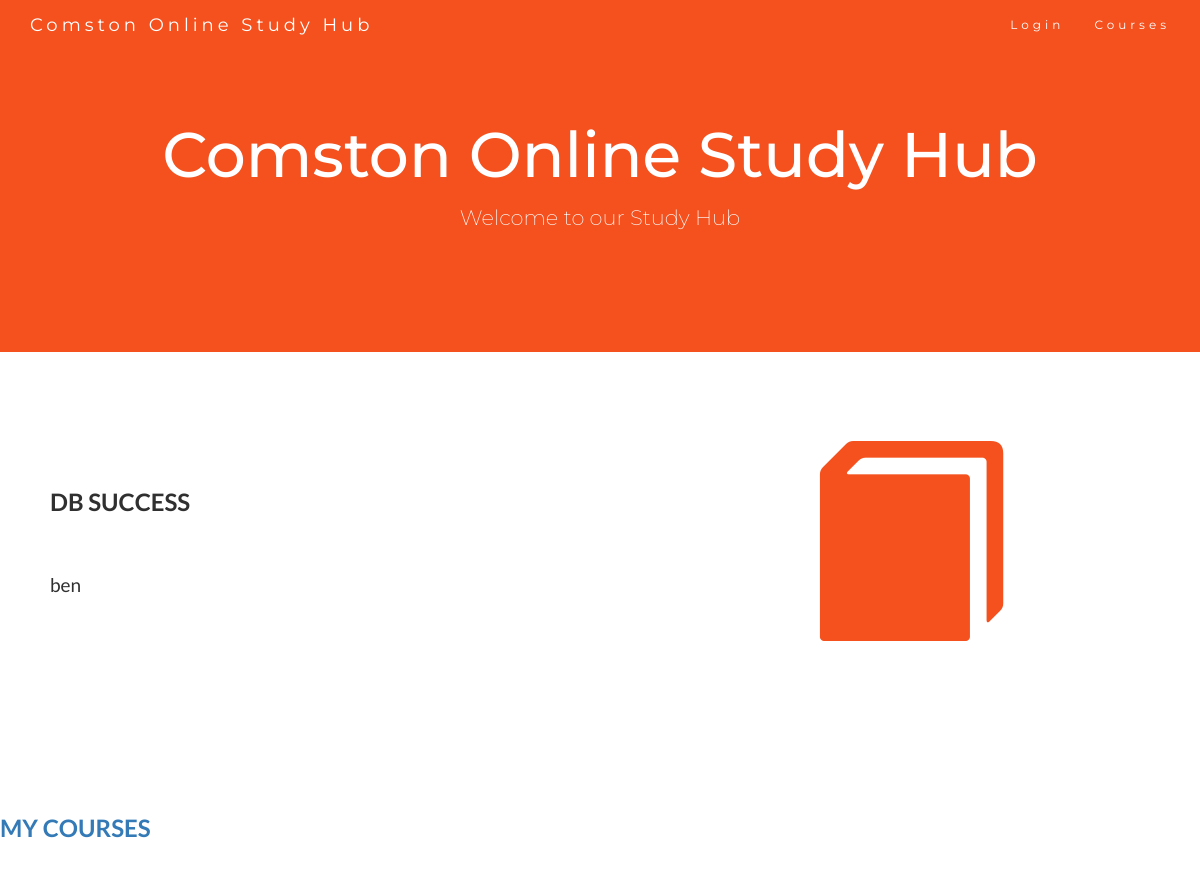
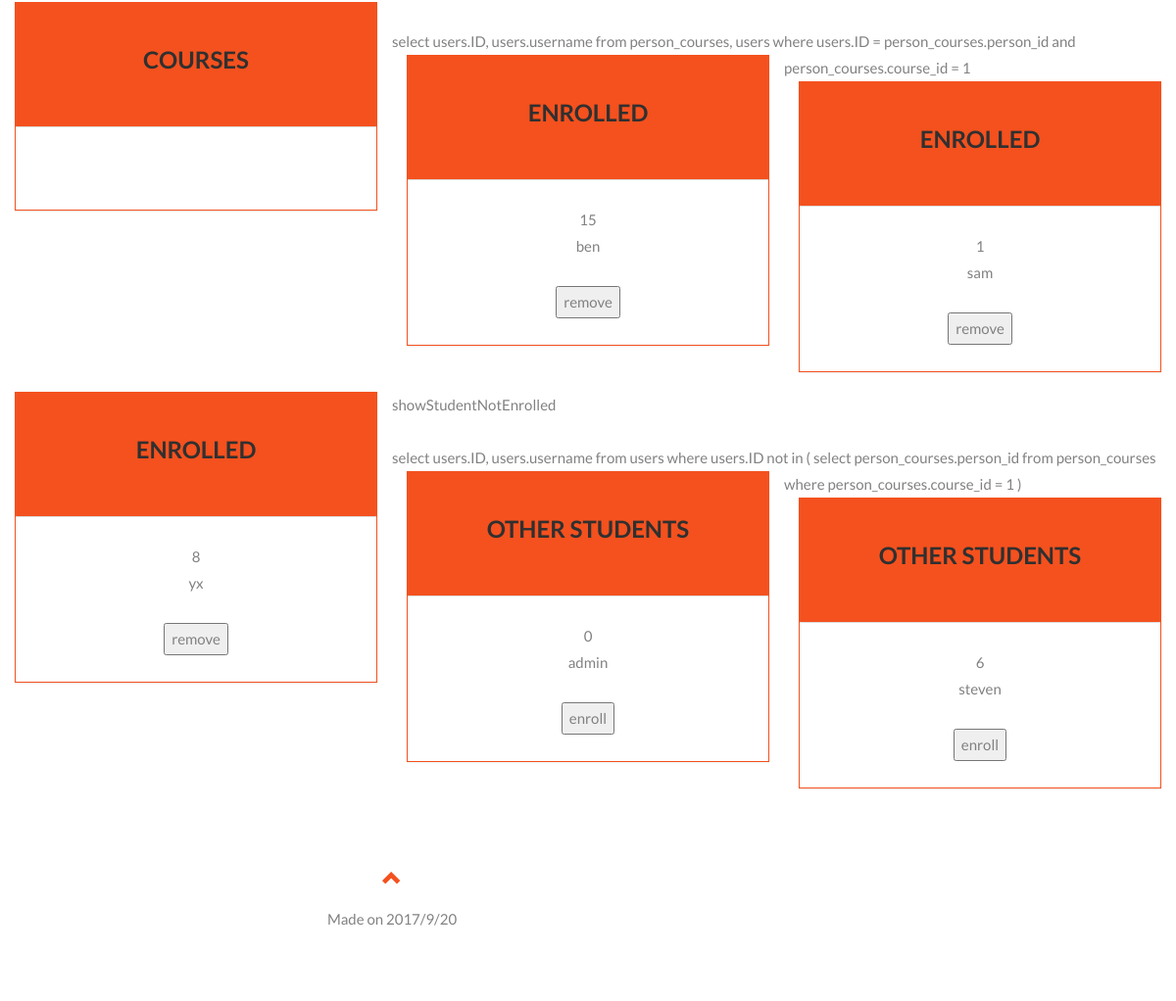
Page /studentList.php (signed in) on the committed database (2 pictures, top to bottom).
### tables this page shows
CREATE TABLE `person_courses` (
  `person_id` int(10) NOT NULL DEFAULT '0',
  `course_id` int(10) NOT NULL DEFAULT '0'
);

CREATE TABLE `users` (
  `username` char(8) NOT NULL,
  `passcode` char(8) NOT NULL,
  `userflag` int(11) DEFAULT NULL,
  `ID` int(11) NOT NULL
);

### studentList.php (the view, shortened to what this page needs)
<!DOCTYPE html>
<html lang="en">
<head>
  <link rel="stylesheet" href="https://maxcdn.bootstrapcdn.com/bootstrap/3.3.7/css/bootstrap.min.css">
 <link rel="stylesheet" type="text/css" href="style.css">
</head>
<body id="myPage" data-spy="scroll" data-target=".navbar" data-offset="60">
<nav class="navbar navbar-default navbar-fixed-top">
  <div class="container">
    <div class="navbar-header">
      <a class="navbar-brand" href="#myPage">Comston Online Study Hub</a>
    </div>
    <div class="collapse navbar-collapse" id="myNavbar">
      <ul class="nav navbar-nav navbar-right">
        <li><a href="login.html">Login</a></li>
		   <li><a href="courseList.php">Courses</a></li>
      </ul>
    </div>
  </div>
</nav>
<div class="jumbotron text-center">
  <h1>Comston Online Study Hub</h1>
  <p>Welcome to our Study Hub</p>
</div>
<div id="Login" class="container-fluid">
  <div class="row">
    <div class="col-sm-8"><br>
<?php
$studentID = $_SESSION['userID'];
$query = @mysql_query("select person_id, course_id from person_courses where person_id = $studentID ")or die("SQL failed");
echo "<h2>db success</br></br>";
echo "<h4>".$_SESSION['username'];
$courseID = 0;
?>
    </div>
    <div class="col-sm-4">
      <span class="glyphicon glyphicon-book logo"></span>
    </div>
  </div>
</div>
<?php
echo "<h2> <a href=\"courseList.php\">My courses</a></h2>";
while($row = mysql_fetch_array($query))
{
	echo "<div class=\"col-sm-4 col-xs-12\"> ";
	echo "<div class=\"panel panel-default text-center\">";
    echo "<div class=\"panel-heading\">";
    echo "<h2>Courses</h2>";
    echo "</div>";
    $courseID = $row['course_id'];
	    echo "<div class=\"panel-body\">";
	echo "</div>";
	echo "</div>";
	echo "</div>";
}
showStudentEnrolled($courseID);
showStudentNotEnrolled($courseID);
function showStudentEnrolled($course_id)
{
	$sql = "select users.ID, users.username from person_courses,  users where
	users.ID = person_courses.person_id
	and
	person_courses.course_id = $course_id";
	echo $sql;
	$query = @mysql_query($sql)or die("SQL failed");
	while($row = mysql_fetch_array($query))
	{
		echo "<div class=\"col-sm-4 col-xs-12\"> ";
	    echo "<div class=\"panel panel-default text-center\">";
        echo "<div class=\"panel-heading\">";
        echo "<h2>enrolled</h2>";
        echo "</div>";
		 $studentID = $row['ID'];
		 $studentName = $row['username'];
		 echo $studentID;
		 echo $studentName;
		 echo "<form method=\"POST\" action=\"studentList.php?dbid=".$studentID."&dcid=".$course_id."\"></br><input type=\"submit\" name=\"Submit\" value=\"remove\" /></form></br>";
		 echo "</div>";
		 echo "</div>";
	}
}
function showStudentNotEnrolled($course_id)
{
	echo "showStudentNotEnrolled";
	$sql = "select users.ID, users.username from users where
	users.ID not in
	(
	    select person_courses.person_id from person_courses
		where person_courses.course_id = $course_id
	)
	";
	echo $sql;
	$query = @mysql_query($sql)or die("SQL failed");
	while($row = mysql_fetch_array($query))
	{
		echo "<div class=\"col-sm-4 col-xs-12\"> ";
	    echo "<div class=\"panel panel-default text-center\">";
        echo "<div class=\"panel-heading\">";
        echo "<h2>Other Students</h2>";
        echo "</div>";
		 $studentID = $row['ID'];
		 $studentName = $row['username'];
		 echo $studentID;
		 echo $studentName;
		 echo "<form method=\"POST\" action=\"studentList.php?rbid=".$studentID."&rcid=".$course_id."\"></br><input type=\"submit\" name=\"Submit\" value=\"enroll\" /></form></br>";
		 echo "</div>";
		 echo "</div>";
	}
}
?>
 </body>
 <footer class="container-fluid text-center col-sm-8">
  <a href="#myPage" title="To Top">
    <span class="glyphicon glyphicon-chevron-up"></span>
  </a>
  <p>Made on 2017/9/20</p>
</footer>
</html>

### style.css (style rules this page uses)
body { font: 400 15px Lato, sans-serif; line-height: 1.8; color: #818181; }
h2 { font-size: 24px; text-transform: uppercase; color: #303030; font-weight: 600; margin-bottom: 30px; }
h4 { font-size: 19px; line-height: 1.375em; color: #303030; font-weight: 400; margin-bottom: 30px; }
.jumbotron { background-color: #f4511e; color: #fff; padding: 100px 25px; font-family: Montserrat, sans-serif; }
.container-fluid { padding: 60px 50px; }
.logo { color: #f4511e; font-size: 200px; }
.panel { border: 1px solid #f4511e; border-radius:0 !important; transition: box-shadow 0.5s; }
.panel-heading { color: #fff !important; background-color: #f4511e !important; padding: 25px; border-bottom: 1px solid transparent; border-top-left-radius: 0px; border-top-right-radius: 0px; border-bottom-left-radius: 0px; border-bottom-right-radius: 0px; }
.navbar { margin-bottom: 0; background-color: #f4511e; z-index: 9999; border: 0; font-size: 12px !important; line-height: 1.42857143 !important; letter-spacing: 4px; border-radius: 0; font-family: Montserrat, sans-serif; }
.navbar li a, .navbar .navbar-brand { color: #fff !important; }
footer .glyphicon { font-size: 20px; margin-bottom: 20px; color: #f4511e; }

### rows in the picture
person_courses: course "select users.ID, users.username from person_courses, users where users.ID = person_courses.person_id and person_courses.course_id = 1", course "select users.ID, users.username from users where users.ID not in ( select person_courses.person_id from person_courses where person_courses.course_id = 1 )"
users: ID "15", username "ben"
users: ID "1", username "sam"
users: ID "8", username "yx"
users: ID "0", username "admin"
users: ID "6", username "steven"

### other values in the picture
$_SESSION['username'] "ben"
